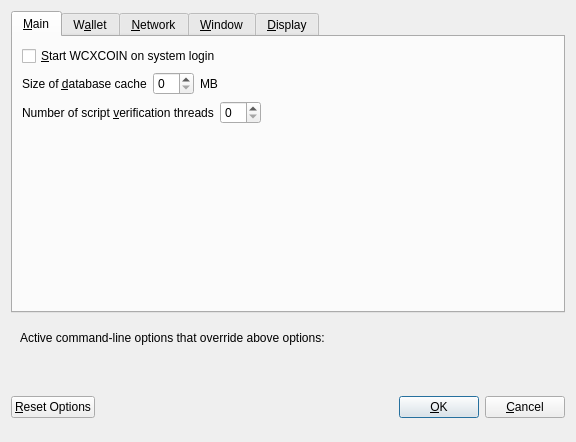
<?xml version="1.0" encoding="UTF-8"?>
<ui version="4.0">
 <class>OptionsDialog</class>
 <widget class="QDialog" name="OptionsDialog">
  <property name="geometry">
   <rect>
    <x>0</x>
    <y>0</y>
    <width>576</width>
    <height>442</height>
   </rect>
  </property>
  <property name="windowTitle">
   <string>Options</string>
  </property>
  <property name="modal">
   <bool>true</bool>
  </property>
  <layout class="QVBoxLayout" name="verticalLayout">
   <item>
    <widget class="QTabWidget" name="tabWidget">
     <property name="currentIndex">
      <number>0</number>
     </property>
     <widget class="QWidget" name="tabMain">
      <attribute name="title">
       <string>&amp;Main</string>
      </attribute>
      <layout class="QVBoxLayout" name="verticalLayout_Main">
       <item>
        <widget class="QCheckBox" name="bitcoinAtStartup">
         <property name="toolTip">
          <string>Automatically start WCXCOIN after logging in to the system.</string>
         </property>
         <property name="text">
          <string>&amp;Start WCXCOIN on system login</string>
         </property>
        </widget>
       </item>
       <item>
        <layout class="QHBoxLayout" name="horizontalLayout_2_Main">
         <item>
          <widget class="QLabel" name="databaseCacheLabel">
           <property name="text">
            <string>Size of &amp;database cache</string>
           </property>
           <property name="textFormat">
            <enum>Qt::PlainText</enum>
           </property>
           <property name="buddy">
            <cstring>databaseCache</cstring>
           </property>
          </widget>
         </item>
         <item>
          <widget class="QSpinBox" name="databaseCache"/>
         </item>
         <item>
          <widget class="QLabel" name="databaseCacheUnitLabel">
           <property name="text">
            <string>MB</string>
           </property>
           <property name="textFormat">
            <enum>Qt::PlainText</enum>
           </property>
          </widget>
         </item>
         <item>
          <spacer name="horizontalSpacer_2_Main">
           <property name="orientation">
            <enum>Qt::Horizontal</enum>
           </property>
           <property name="sizeHint" stdset="0">
            <size>
             <width>40</width>
             <height>20</height>
            </size>
           </property>
          </spacer>
         </item>
        </layout>
       </item>
       <item>
        <layout class="QHBoxLayout" name="horizontalLayout_3_Main">
         <item>
          <widget class="QLabel" name="threadsScriptVerifLabel">
           <property name="text">
            <string>Number of script &amp;verification threads</string>
           </property>
           <property name="textFormat">
            <enum>Qt::PlainText</enum>
           </property>
           <property name="buddy">
            <cstring>threadsScriptVerif</cstring>
           </property>
          </widget>
         </item>
         <item>
          <widget class="QSpinBox" name="threadsScriptVerif">
           <property name="toolTip">
            <string>(0 = auto, &lt;0 = leave that many cores free)</string>
           </property>
          </widget>
         </item>
         <item>
          <spacer name="horizontalSpacer_3_Main">
           <property name="orientation">
            <enum>Qt::Horizontal</enum>
           </property>
           <property name="sizeHint" stdset="0">
            <size>
             <width>40</width>
             <height>20</height>
            </size>
           </property>
          </spacer>
         </item>
        </layout>
       </item>
       <item>
        <spacer name="verticalSpacer_2">
         <property name="orientation">
          <enum>Qt::Vertical</enum>
         </property>
         <property name="sizeHint" stdset="0">
          <size>
           <width>20</width>
           <height>40</height>
          </size>
         </property>
        </spacer>
       </item>
      </layout>
     </widget>
     <widget class="QWidget" name="tabWallet">
      <attribute name="title">
       <string>W&amp;allet</string>
      </attribute>
      <layout class="QVBoxLayout" name="verticalLayout_Wallet">
       <item>
        <layout class="QHBoxLayout" name="horizontalLayout_2_Wallet">
         <item>
          <widget class="QLabel" name="labelStakeSplitThresholdText">
           <property name="text">
            <string>Stake split threshold:</string>
           </property>
          </widget>
         </item>
         <item>
          <widget class="QSpinBox" name="spinBoxStakeSplitThreshold">
           <property name="minimum">
            <number>1</number>
           </property>
           <property name="maximum">
            <number>999999</number>
           </property>
          </widget>
         </item>
        </layout>
       </item>
       <item>
        <widget class="QGroupBox" name="groupBox">
         <property name="title">
          <string>Expert</string>
         </property>
         <layout class="QVBoxLayout" name="verticalLayout_2">
          <item>
           <widget class="QCheckBox" name="coinControlFeatures">
            <property name="toolTip">
             <string>Whether to show coin control features or not.</string>
            </property>
            <property name="text">
             <string>Enable coin &amp;control features</string>
            </property>
           </widget>
          </item>
          <item>
           <widget class="QCheckBox" name="showMasternodesTab">
            <property name="toolTip">
             <string>Show additional tab listing all your masternodes in first sub-tab&lt;br/&gt;and all masternodes on the network in second sub-tab.</string>
            </property>
            <property name="text">
             <string>Show Masternodes Tab</string>
            </property>
           </widget>
          </item>
          <item>
           <widget class="QCheckBox" name="spendZeroConfChange">
            <property name="toolTip">
             <string>If you disable the spending of unconfirmed change, the change from a transaction&lt;br/&gt;cannot be used until that transaction has at least one confirmation.&lt;br/&gt;This also affects how your balance is computed.</string>
            </property>
            <property name="text">
             <string>&amp;Spend unconfirmed change</string>
            </property>
           </widget>
          </item>
         </layout>
        </widget>
       </item>
       <item>
        <spacer name="verticalSpacer_Wallet">
         <property name="orientation">
          <enum>Qt::Vertical</enum>
         </property>
         <property name="sizeHint" stdset="0">
          <size>
           <width>20</width>
           <height>40</height>
          </size>
         </property>
        </spacer>
       </item>
      </layout>
     </widget>
     <widget class="QWidget" name="tabNetwork">
      <attribute name="title">
       <string>&amp;Network</string>
      </attribute>
      <layout class="QVBoxLayout" name="verticalLayout_Network">
       <item>
        <widget class="QCheckBox" name="mapPortUpnp">
         <property name="toolTip">
          <string>Automatically open the WCXCOIN client port on the router. This only works when your router supports UPnP and it is enabled.</string>
         </property>
         <property name="text">
          <string>Map port using &amp;UPnP</string>
         </property>
        </widget>
       </item>
       <item>
        <widget class="QCheckBox" name="allowIncoming">
         <property name="toolTip">
          <string>Accept connections from outside</string>
         </property>
         <property name="text">
          <string>Allow incoming connections</string>
         </property>
        </widget>
       </item>
       <item>
        <widget class="QCheckBox" name="connectSocks">
         <property name="toolTip">
          <string>Connect to the WCXCOIN network through a SOCKS5 proxy.</string>
         </property>
         <property name="text">
          <string>&amp;Connect through SOCKS5 proxy (default proxy):</string>
         </property>
        </widget>
       </item>
       <item>
        <layout class="QHBoxLayout" name="horizontalLayout_1_Network">
         <item>
          <widget class="QLabel" name="proxyIpLabel">
           <property name="text">
            <string>Proxy &amp;IP:</string>
           </property>
           <property name="textFormat">
            <enum>Qt::PlainText</enum>
           </property>
           <property name="buddy">
            <cstring>proxyIp</cstring>
           </property>
          </widget>
         </item>
         <item>
          <widget class="QValidatedLineEdit" name="proxyIp">
           <property name="minimumSize">
            <size>
             <width>140</width>
             <height>0</height>
            </size>
           </property>
           <property name="maximumSize">
            <size>
             <width>140</width>
             <height>16777215</height>
            </size>
           </property>
           <property name="toolTip">
            <string>IP address of the proxy (e.g. IPv4: 127.0.0.1 / IPv6: ::1)</string>
           </property>
          </widget>
         </item>
         <item>
          <widget class="QLabel" name="proxyPortLabel">
           <property name="text">
            <string>&amp;Port:</string>
           </property>
           <property name="textFormat">
            <enum>Qt::PlainText</enum>
           </property>
           <property name="buddy">
            <cstring>proxyPort</cstring>
           </property>
          </widget>
         </item>
         <item>
          <widget class="QLineEdit" name="proxyPort">
           <property name="minimumSize">
            <size>
             <width>55</width>
             <height>0</height>
            </size>
           </property>
           <property name="maximumSize">
            <size>
             <width>55</width>
             <height>16777215</height>
            </size>
           </property>
           <property name="toolTip">
            <string>Port of the proxy (e.g. 9050)</string>
           </property>
          </widget>
         </item>
         <item>
          <spacer name="horizontalSpacer_1_Network">
           <property name="orientation">
            <enum>Qt::Horizontal</enum>
           </property>
           <property name="sizeHint" stdset="0">
            <size>
             <width>40</width>
             <height>20</height>
            </size>
           </property>
          </spacer>
         </item>
        </layout>
       </item>
       <item>
        <spacer name="verticalSpacer_Network">
         <property name="orientation">
          <enum>Qt::Vertical</enum>
         </property>
         <property name="sizeHint" stdset="0">
          <size>
           <width>20</width>
           <height>40</height>
          </size>
         </property>
        </spacer>
       </item>
      </layout>
     </widget>
     <widget class="QWidget" name="tabWindow">
      <attribute name="title">
       <string>&amp;Window</string>
      </attribute>
      <layout class="QVBoxLayout" name="verticalLayout_Window">
       <item>
        <widget class="QCheckBox" name="minimizeToTray">
         <property name="toolTip">
          <string>Show only a tray icon after minimizing the window.</string>
         </property>
         <property name="text">
          <string>&amp;Minimize to the tray instead of the taskbar</string>
         </property>
        </widget>
       </item>
       <item>
        <widget class="QCheckBox" name="minimizeOnClose">
         <property name="toolTip">
          <string>Minimize instead of exit the application when the window is closed. When this option is enabled, the application will be closed only after selecting Quit in the menu.</string>
         </property>
         <property name="text">
          <string>M&amp;inimize on close</string>
         </property>
        </widget>
       </item>
       <item>
        <spacer name="verticalSpacer_Window">
         <property name="orientation">
          <enum>Qt::Vertical</enum>
         </property>
         <property name="sizeHint" stdset="0">
          <size>
           <width>20</width>
           <height>40</height>
          </size>
         </property>
        </spacer>
       </item>
      </layout>
     </widget>
     <widget class="QWidget" name="tabDisplay">
      <attribute name="title">
       <string>&amp;Display</string>
      </attribute>
      <layout class="QVBoxLayout" name="verticalLayout_Display">
       <item>
        <layout class="QHBoxLayout" name="horizontalLayout_1_Display">
         <item>
          <widget class="QLabel" name="langLabel">
           <property name="text">
            <string>User Interface &amp;language:</string>
           </property>
           <property name="textFormat">
            <enum>Qt::PlainText</enum>
           </property>
           <property name="buddy">
            <cstring>lang</cstring>
           </property>
          </widget>
         </item>
         <item>
          <widget class="QValueComboBox" name="lang">
           <property name="toolTip">
            <string>The user interface language can be set here. This setting will take effect after restarting WCXCOIN.</string>
           </property>
          </widget>
         </item>
        </layout>
       </item>
       <item>
        <widget class="Line" name="line">
         <property name="orientation">
          <enum>Qt::Horizontal</enum>
         </property>
        </widget>
       </item>
       <item>
        <layout class="QHBoxLayout" name="horizontalLayout_2_Display">
         <item>
          <widget class="QLabel" name="unitLabel">
           <property name="text">
            <string>&amp;Unit to show amounts in:</string>
           </property>
           <property name="textFormat">
            <enum>Qt::PlainText</enum>
           </property>
           <property name="buddy">
            <cstring>unit</cstring>
           </property>
          </widget>
         </item>
         <item>
          <widget class="QValueComboBox" name="unit">
           <property name="toolTip">
            <string>Choose the default subdivision unit to show in the interface and when sending coins.</string>
           </property>
          </widget>
         </item>
        </layout>
       </item>
       <item>
        <layout class="QHBoxLayout" name="horizontalLayout_5_Display">
         <item>
          <widget class="QLabel" name="digitsLabel">
           <property name="text">
            <string>Decimal digits</string>
           </property>
          </widget>
         </item>
         <item>
          <widget class="QValueComboBox" name="digits"/>
         </item>
        </layout>
       </item>
       <item>
        <layout class="QHBoxLayout" name="horizontalLayout_3_Display">
         <item>
          <widget class="QLabel" name="thirdPartyTxUrlsLabel">
           <property name="toolTip">
            <string>Third party URLs (e.g. a block explorer) that appear in the transactions tab as context menu items. %s in the URL is replaced by transaction hash. Multiple URLs are separated by vertical bar |.</string>
           </property>
           <property name="text">
            <string>Third party transaction URLs</string>
           </property>
           <property name="buddy">
            <cstring>thirdPartyTxUrls</cstring>
           </property>
          </widget>
         </item>
         <item>
          <widget class="QLineEdit" name="thirdPartyTxUrls">
           <property name="toolTip">
            <string>Third party URLs (e.g. a block explorer) that appear in the transactions tab as context menu items. %s in the URL is replaced by transaction hash. Multiple URLs are separated by vertical bar |.</string>
           </property>
          </widget>
         </item>
        </layout>
       </item>
       <item>
        <spacer name="verticalSpacer">
         <property name="orientation">
          <enum>Qt::Vertical</enum>
         </property>
         <property name="sizeHint" stdset="0">
          <size>
           <width>20</width>
           <height>40</height>
          </size>
         </property>
        </spacer>
       </item>
      </layout>
     </widget>
    </widget>
   </item>
   <item>
    <widget class="QFrame" name="frame">
     <layout class="QVBoxLayout" name="verticalLayout_Bottom">
      <item>
       <layout class="QHBoxLayout" name="horizontalLayout_Bottom">
        <item>
         <widget class="QLabel" name="overriddenByCommandLineInfoLabel">
          <property name="text">
           <string>Active command-line options that override above options:</string>
          </property>
          <property name="textFormat">
           <enum>Qt::PlainText</enum>
          </property>
         </widget>
        </item>
        <item>
         <spacer name="horizontalSpacer_Bottom">
          <property name="orientation">
           <enum>Qt::Horizontal</enum>
          </property>
          <property name="sizeHint" stdset="0">
           <size>
            <width>40</width>
            <height>20</height>
           </size>
          </property>
         </spacer>
        </item>
       </layout>
      </item>
      <item>
       <widget class="QLabel" name="overriddenByCommandLineLabel">
        <property name="text">
         <string/>
        </property>
        <property name="textFormat">
         <enum>Qt::PlainText</enum>
        </property>
        <property name="wordWrap">
         <bool>true</bool>
        </property>
       </widget>
      </item>
     </layout>
    </widget>
   </item>
   <item>
    <layout class="QHBoxLayout" name="horizontalLayout_Buttons">
     <item>
      <widget class="QPushButton" name="resetButton">
       <property name="toolTip">
        <string>Reset all client options to default.</string>
       </property>
       <property name="text">
        <string>&amp;Reset Options</string>
       </property>
       <property name="autoDefault">
        <bool>false</bool>
       </property>
      </widget>
     </item>
     <item>
      <spacer name="horizontalSpacer_1">
       <property name="orientation">
        <enum>Qt::Horizontal</enum>
       </property>
       <property name="sizeHint" stdset="0">
        <size>
         <width>40</width>
         <height>48</height>
        </size>
       </property>
      </spacer>
     </item>
     <item>
      <widget class="QLabel" name="statusLabel">
       <property name="minimumSize">
        <size>
         <width>200</width>
         <height>0</height>
        </size>
       </property>
       <property name="font">
        <font>
         <weight>75</weight>
         <bold>true</bold>
        </font>
       </property>
       <property name="text">
        <string/>
       </property>
       <property name="textFormat">
        <enum>Qt::PlainText</enum>
       </property>
       <property name="wordWrap">
        <bool>true</bool>
       </property>
      </widget>
     </item>
     <item>
      <spacer name="horizontalSpacer_2">
       <property name="orientation">
        <enum>Qt::Horizontal</enum>
       </property>
       <property name="sizeHint" stdset="0">
        <size>
         <width>40</width>
         <height>48</height>
        </size>
       </property>
      </spacer>
     </item>
     <item>
      <widget class="QPushButton" name="okButton">
       <property name="text">
        <string>&amp;OK</string>
       </property>
       <property name="autoDefault">
        <bool>false</bool>
       </property>
       <property name="default">
        <bool>true</bool>
       </property>
      </widget>
     </item>
     <item>
      <widget class="QPushButton" name="cancelButton">
       <property name="text">
        <string>&amp;Cancel</string>
       </property>
       <property name="autoDefault">
        <bool>false</bool>
       </property>
      </widget>
     </item>
    </layout>
   </item>
  </layout>
 </widget>
 <customwidgets>
  <customwidget>
   <class>QValidatedLineEdit</class>
   <extends>QLineEdit</extends>
   <header>qvalidatedlineedit.h</header>
  </customwidget>
  <customwidget>
   <class>QValueComboBox</class>
   <extends>QComboBox</extends>
   <header>qvaluecombobox.h</header>
  </customwidget>
 </customwidgets>
 <resources/>
 <connections/>
</ui>
